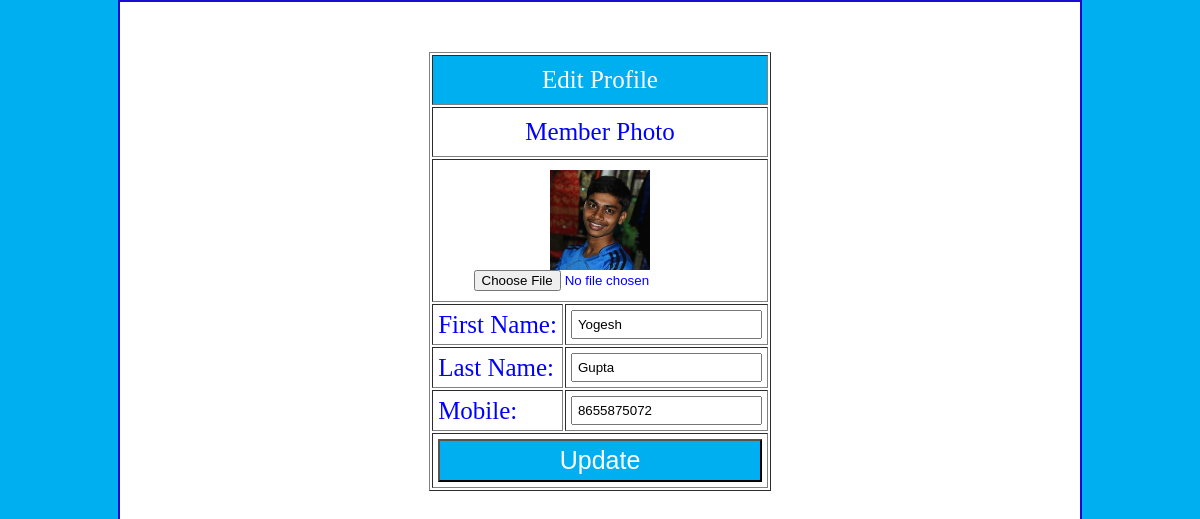
/editmember.php (signed in), run on the app's committed database.
### tables this page shows
CREATE TABLE `member` (
  `memberid` int(11) NOT NULL,
  `societyUID` text NOT NULL,
  `firstName` text NOT NULL,
  `lastName` text NOT NULL,
  `email` text NOT NULL,
  `password` text NOT NULL,
  `mobile` text NOT NULL,
  `registrationDate` date NOT NULL,
  `memberImage` text NOT NULL
);

### Components/Texts/Functions/functions.php (the view, shortened to what this page needs)
<?php
	$con = mysqli_connect("localhost","root","","societypro") or die("Error in Connection: " . mysqli_connect_error());
	function editMember(){
		global $con;
		$member = $_SESSION['email'];
		$get_member = "SELECT * FROM member WHERE email = '$member'";
		$run_member = mysqli_query($con, $get_member);
		$result = mysqli_fetch_array($run_member);
		$memberImage = $result['memberImage'];
		$firstName = $result['firstName'];
		$lastName = $result['lastName'];
		$mobile = $result['mobile'];
		echo "
				<table border='1' style='color:blue;font-size:25px;margin-top:45px;margin:0 auto;margin-top:50px;'>
				<form method='post' action='' enctype='multipart/form-data'>
					<tr>
						<td colspan='2' style='color:white;text-align:center;padding:10px;background-color:#00AFF0;'>Edit Profile</td>
					</tr>
					<tr>
						<td colspan='2' style='text-align:center;padding:10px;'>Member Photo</td>
					</tr>
					<tr>
						<td colspan='2' style='text-align:center;padding:10px;'>
							<img src='Components/Images/Members/$memberImage' height='100' weight='100'/><br />
							<input type='file' name='memberImage' />
						</td>
					</tr>
					<tr>
						<td style='padding:5px;'>First Name:</td>
						<td style='padding:5px;'><input type='text' name='firstName' value='$firstName' required style='padding:5px;width:100%;' /></td>
					</tr>
					<tr>
						<td style='padding:5px;'>Last Name:</td>
						<td style='padding:5px;'><input type='text' name='lastName' value='$lastName' required style='padding:5px;width:100%;'/></td>
					</tr>
					<tr>
						<td style='padding:5px;'>Mobile:</td>
						<td style='padding:5px;'><input type='text' name='mobile' value='$mobile' required style='padding:5px;width:100%;'/></td>
					</tr>
					<tr>
						<td colspan='2' style='padding:5px;'>
							<input type='submit' name='updateMember' value='Update' style='padding:5px;width:100%;background-color:#00AFF0;font-size:25px;color:white;'>
						</td>
					</tr>
					</form>
				</table>
			 ";
	}
?>

### Components/Texts/css/editmember_styles.css (style rules this page uses)
* { margin:0px; padding:0px; }
body { background:#00AFF0; }

### data on the page
member: memberImage (picture), firstName "Yogesh", lastName "Gupta", mobile "8655875072"
